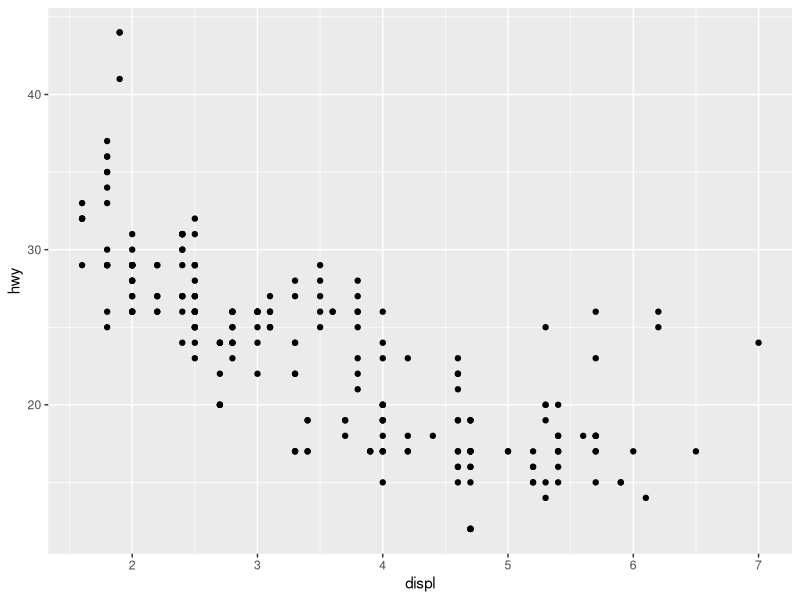
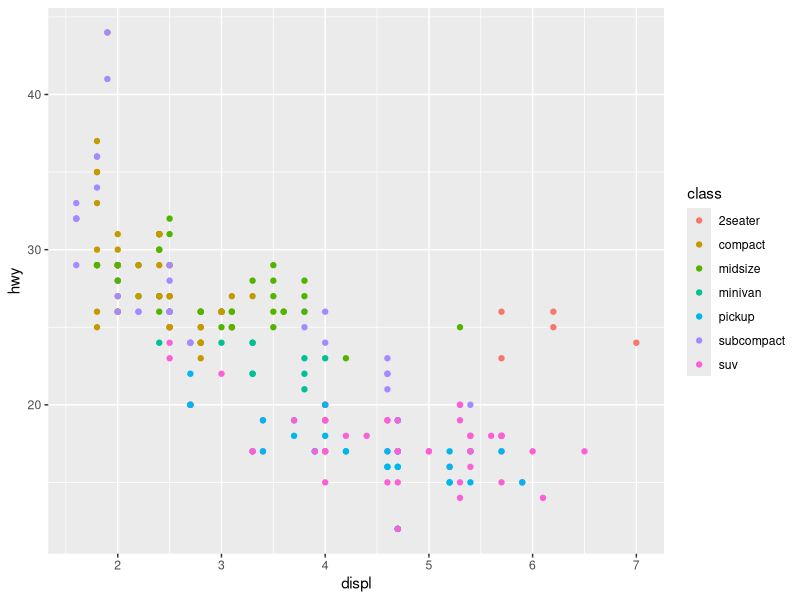
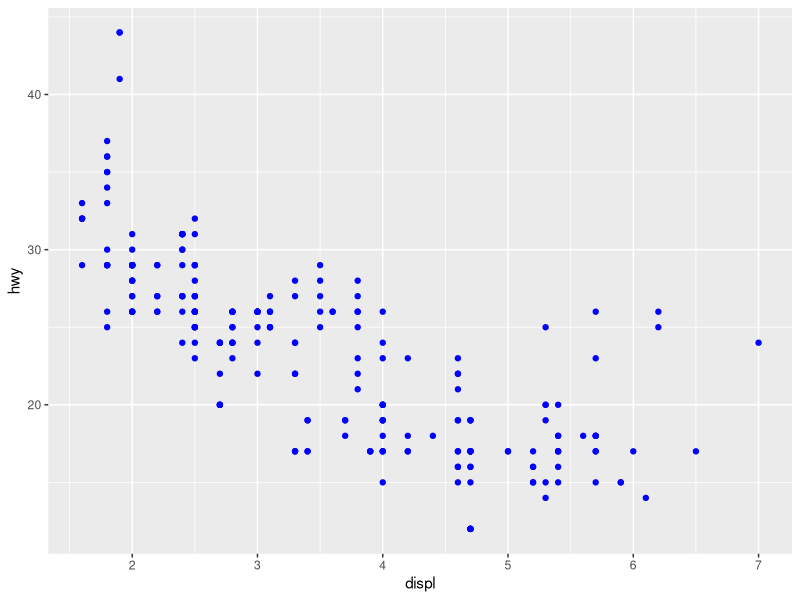

Source code (R) for these figures, in order:

# Load packages -----------------------------------------------------------

library(tidyverse)

# Load in data ------------------------------------------------------------

mpg


# Data visualisation basics -----------------------------------------------

ggplot(data = mpg) +
  geom_point(mapping = aes(x = displ, y = hwy))

# Customising your data visualisation -------------------------------------

ggplot(data = mpg) +
  geom_point(mapping = aes(x = displ, y = hwy, color = class))

# Change how the graph looks ----------------------------------------------

ggplot(data = mpg) +
  geom_point(mapping = aes(x = displ, y = hwy), color = "blue")
